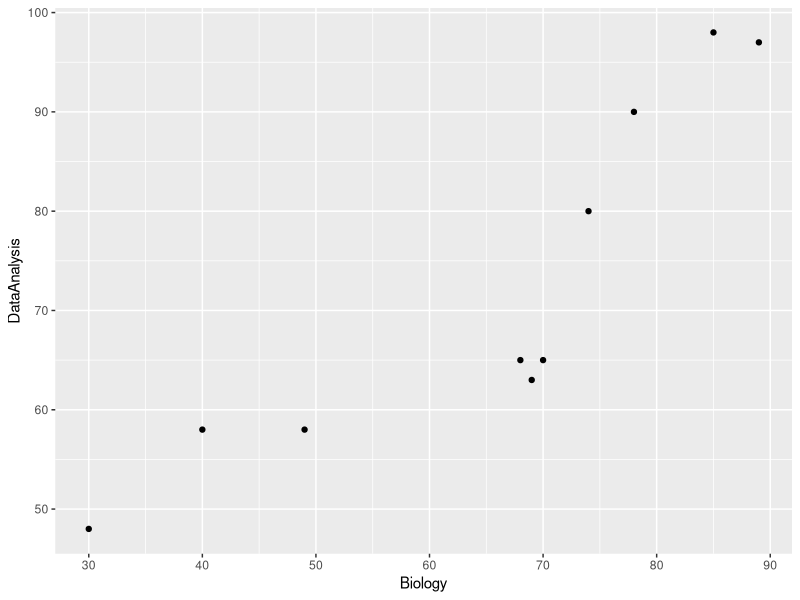
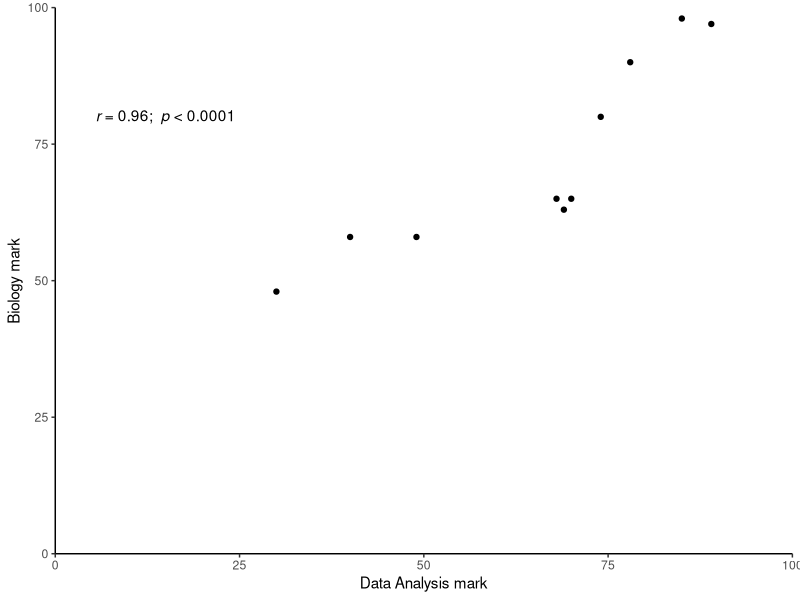

The R script that drew these images, in order:
## ---- chunk 1
#| code-fold: false
library(tidyverse)
## ---- chunk 2
#| output: false

#  names for the rows and columns
vars <- list(pop = c("x","y"), 
             colour = c("black", "brown", "red"))

# matrix of the data with named columns and rows
slugs <- matrix(c(27, 39, 17, 10, 9, 21), 
                nrow = 2, dimnames = vars)
slugs
# gives me
#    colour
# pop black brown red
#   x    27    17   9
#   y    39    10  21

# you may need to try a couple of times to get the numbers in 
# the right places

## ---- chunk 3
#| output: false

chisq.test(slugs)
# X-squared = 6.5726, df = 2, p-value = 0.03739

# p < 0.05 so we reject the null hypothesis i.e., the proportions of the  
# colour forms are significantly different in the two populations 
# (mostly as a result of differences in the brown and red classes - 
# look at the differences between observed and expected values for 
# the three colour forms in the table above).
chisq.test(slugs)$expected
#       colour
# pop    black    brown      red
#   x 28.43902 11.63415 12.92683
#   y 37.56098 15.36585 17.07317

## ---- chunk 4
#| output: false

# import the data
slugs <- read_table("data-raw/slugs.txt")

# put it into a table
slugtab <- table(slugs$colour, slugs$pop)

# carry out the test
chisq.test(slugtab)
## ---- chunk 5
#| output: false

# import the data
marks <- read_csv("data-raw/marks.csv")

# we need to pivot the data to wide
marks_wide <- marks |> 
  pivot_wider(values_from = mark, 
              names_from = subject, 
              id_cols = student)
# rough plot
ggplot(data = marks_wide,
       aes(x = Biology, y = DataAnalysis)) +
  geom_point()


# This is a small data sets and it is difficult to make
# judgements about the assumptions of a parametric correlation
# therefor we wil do a Spearman's rank correlation
cor.test(data = marks_wide, ~ Biology + DataAnalysis,
         method = "spearman")

# There was a significant positive correlation (r = 0.96) between
# Biology and Data Analysis marks (Spearmans’s rank correlation: 
# S = 6.03; n = 10; p-value < 0.0001).


ggplot(data = marks_wide,
       aes(x = Biology, y = DataAnalysis))  +
  geom_point() +
  scale_y_continuous(name = "Biology mark",
                     expand = c(0, 0), limits = c(0, 100)) +
  scale_x_continuous(name = "Data Analysis mark",
                     expand = c(0, 0), limits = c(0, 100)) +
  annotate("text", x = 15,  y = 80, 
           label = expression(italic(r)~"= 0.96; "~italic(p)~"< 0.0001")) +
  theme_classic()


